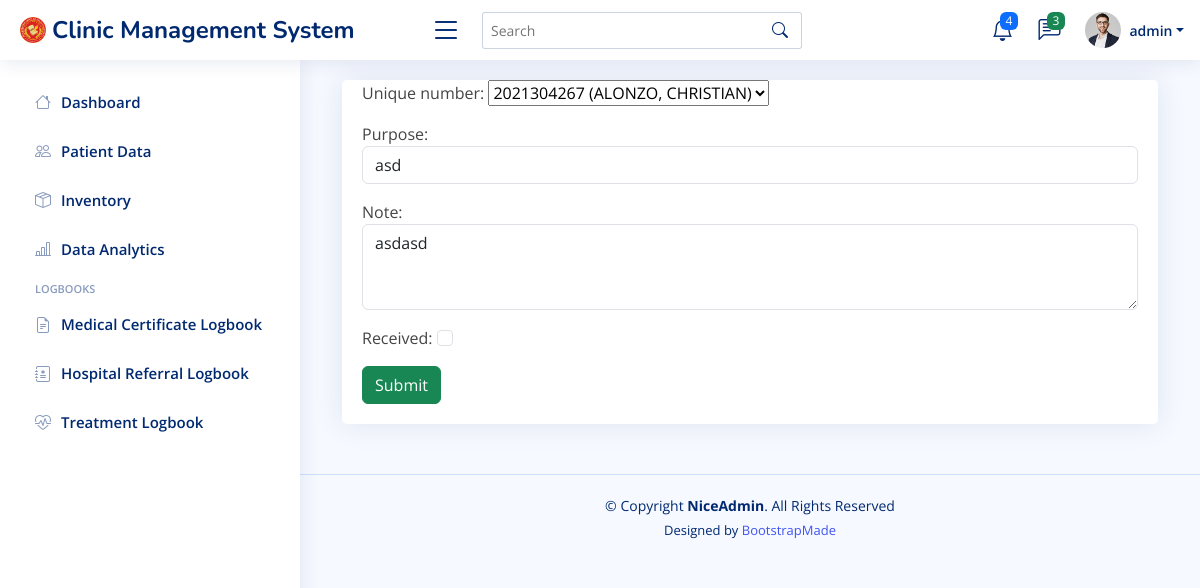
The app's page /medcertform-update/1/ (signed in), older data.
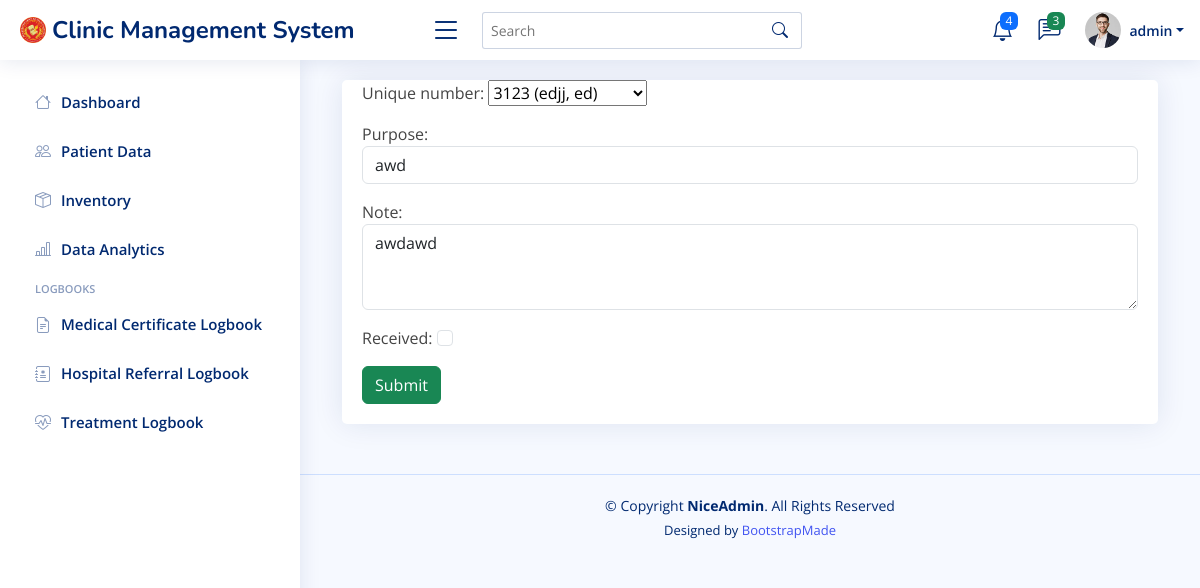
The same page, newer data.
### cms/models.py (models this page shows, shortened)
class patient(models.Model):
    created_at = models.DateTimeField(auto_now_add=True)
    updated_at = models.DateTimeField(auto_now=True)
    unique_number = models.CharField(unique=True, max_length=10)
    first_name = models.CharField(max_length=100)
    middle_name = models.CharField(max_length=100, blank=True)
    last_name = models.CharField(max_length=100)
    suffix = models.CharField(max_length=2, blank=True, null=True)
    SEX_CHOICES = [
        ("Male", "Male"),
        ("Female", "Female"),
    ]
    sex = models.CharField(max_length=6, choices=SEX_CHOICES)
    birthday = models.DateField(null=True)
    address = models.CharField(max_length=100)
    course = models.CharField(max_length=100, blank=True, null=True)
    year = models.PositiveIntegerField(blank=True, null=True)
    section = models.CharField(max_length=100, blank=True, null=True)
    contact_number = models.PositiveIntegerField(default=0)
    emergency_number = models.PositiveIntegerField(default=0)
    personal_email = models.CharField(max_length=100)
    provider = models.CharField(max_length=100, blank=True)
    provider_updated = models.CharField(max_length=100, blank=True)
    def __str__(self):
        return f'{self.unique_number} ({self.last_name}, {self.first_name})'

class Medicalcertificate_logbook(models.Model):
    created_at = models.DateTimeField(auto_now_add=True)
    updated_at = models.DateTimeField(auto_now=True)
    unique_number = models.ForeignKey('Patient', on_delete=models.RESTRICT)
    purpose = models.CharField(max_length=100)
    note = models.CharField(max_length=1000, null=True, blank=True)
    received = models.BooleanField()
    provider = models.CharField(max_length=100, blank=True)
    provider_updated = models.CharField(max_length=100, blank=True)

### cms/views.py (the view, shortened to what this page needs)
# urls.py: path('medcertform-update/<str:pk>/', views.medcertform_update_view, name="Medcert Update"),
@login_required(login_url="Login")
def medcertform_update_view(request, pk):
    referral_instance = get_object_or_404(Medicalcertificate_logbook, id=pk)
    form = MedcertForm(instance=referral_instance)
    context = {'form':form}
    return render(request, 'cms/medcert-form.html', context)

### cms/forms.py
class MedcertForm(forms.ModelForm):
    class Meta:
        model = Medicalcertificate_logbook
        fields = '__all__'
        exclude = ('created_at', 'provider', 'updated_at', 'provider_updated')
        widgets = {
            'unique_number': s2forms.Select2Widget(attrs={'class': 'form-select'}),
            'purpose': forms.TextInput(attrs={'class': 'form-control'}),
            'note': forms.Textarea(attrs={'class': 'form-control', 'rows': 3}),
            'received': forms.CheckboxInput(attrs={'class': 'form-check-input'}),
        }

### cms/templates/cms/medcert-form.html (shortened to what this page needs)
{% extends "cms/base.html" %}
{% block content %}
<div class="container">
    <div class="row">
        <div class="col-sm">
            <div class="card card-body">
                <div class="form-group">
                    <form action="" method="POST">
                        {{form.as_p}}
                        <input class="btn btn-success" type="submit" value="Submit">
                    </form>
                </div>
            </div>
        </div>
    </div>
</div>
{% endblock content %}

Row changes from the older to the newer data that the page shows:
changed patient: unique_number "2021304267 (ALONZO, CHRISTIAN)" → "3123 (edjj, ed)"
changed Medicalcertificate_logbook: purpose "asd" → "awd"; note "asdasd" → "awdawd"
